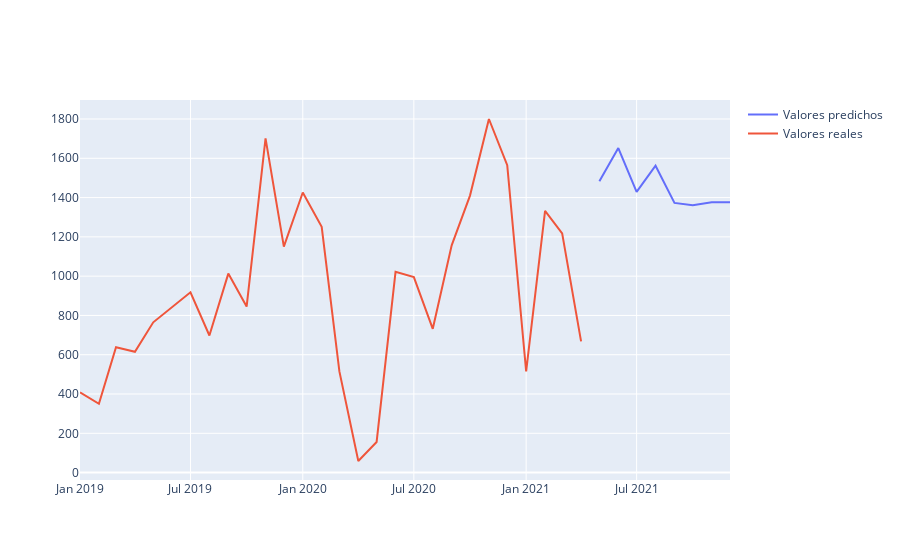

The cell this chart's notebook holds for it:
### Code cell
futuro['PREDICTED_M'] = (futuro.PREDICTED / 5).round()

d_futuro = futuro.groupby(['DATE']).sum().reset_index()
d_pasado = pasado.groupby(['DATE']).sum().reset_index()
defi = d_futuro#.query('REF=="D00935:00048:00048"')
fig = go.Figure()
fig.add_scatter(x=defi['DATE'], y=defi['PREDICTED_M'], mode='lines', name='Valores predichos')
fig.add_scatter(x=d_pasado['DATE'], y=d_pasado['CANTIDAD'], mode='lines', name='Valores reales')

### Figure 1 — Plotly figure (JSON) as saved in the notebook; plotly's stock layout.template omitted (floating-point values rounded to 4 significant figures)
{"data": [{"mode": "lines", "name": "Valores predichos", "type": "scatter", "x": ["2021-05", "2021-06", "2021-07", "2021-08", "2021-09", "2021-10", "2021-11", "2021-12"], "y": [1483, 1652, 1429, 1562, 1373, 1361, 1376, 1376]}, {"mode": "lines", "name": "Valores reales", "type": "scatter", "x": ["2019-01", "2019-02", "2019-03", "2019-04", "2019-05", "2019-06", "2019-07", "2019-08", "2019-09", "2019-10", "2019-11", "2019-12", "2020-01", "2020-02", "2020-03", "2020-04", "2020-05", "2020-06", "2020-07", "2020-08", "2020-09", "2020-10", "2020-11", "2020-12", "2021-01", "2021-02", "2021-03", "2021-04"], "y": [408, 350, 638, 615, 765, 842, 918, 698, 1013, 845, 1701, 1150, 1426, 1251, 515, 59, 156, 1022, 995, 732, 1157, 1410, 1800, 1565, 515, 1332, 1218, 668]}], "layout": {}}
